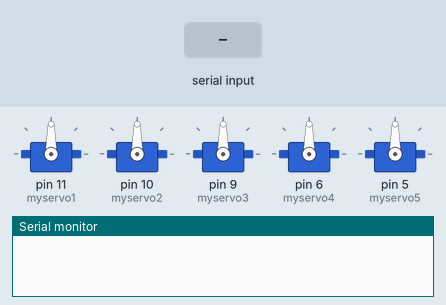
The sketch below on a simulated Arduino Uno, built with avr-gcc and run on an emulated ATmega328P. Parts: 5 × servo, the last lines printed to the serial monitor. The inputs (shaded band) are chosen by the test bench.

Above: at 1.2 s.
1.3 s: "1" received over the second serial link
At 3.5 s:
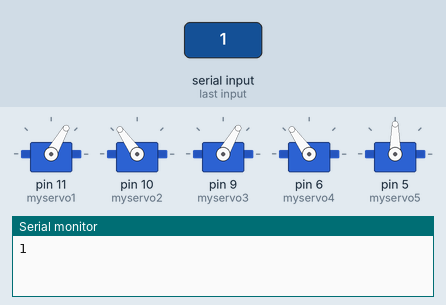
3.8 s: "2" received over the second serial link
At 5.6 s:
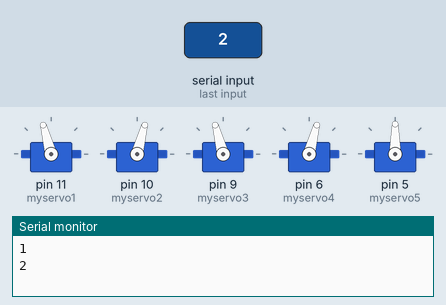
6.3 s: "3" received over the second serial link
At 8.4 s:
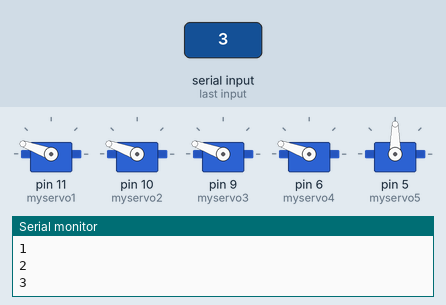
8.7 s: "4" received over the second serial link
At 10.5 s:
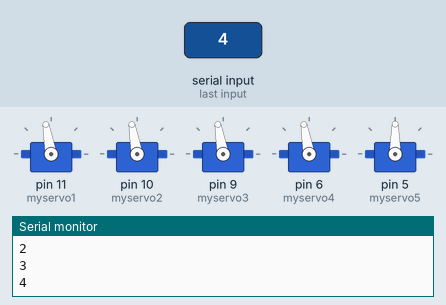
11.1 s: "5" received over the second serial link
At 13.5 s:
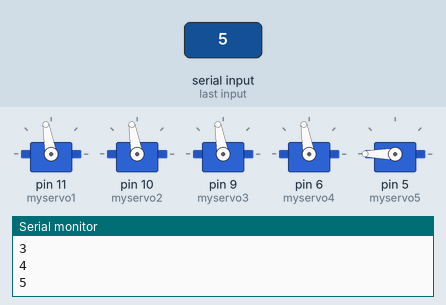
15.6 s: "1" received over the second serial link
At 18.5 s:
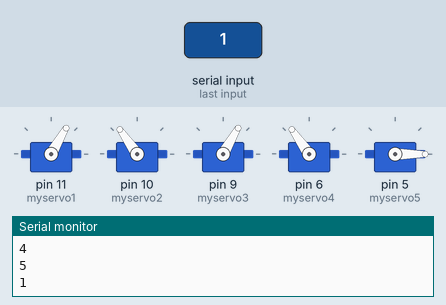
Timing chart, 0 to 19.6 s (numbered marks = the images above; inputs shaded):
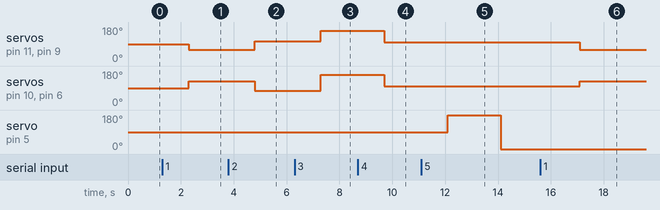

Measured:
- after the input at 1.3 s, servo on pin 11 (myservo1), servo on pin 9 (myservo3): 90° → 60° after 1.0 s; servo on pin 10 (myservo2), servo on pin 6 (myservo4): 90° → 125° after 1.0 s
- after the input at 3.8 s, servo on pin 11 (myservo1), servo on pin 9 (myservo3): 60° → 105° after 1.0 s; servo on pin 10 (myservo2), servo on pin 6 (myservo4): 125° → 75° after 1.0 s
- after the input at 6.3 s, servo on pin 11 (myservo1), servo on pin 9 (myservo3): 105° → 160° after 1.0 s; servo on pin 10 (myservo2), servo on pin 6 (myservo4): 75° → 160° after 1.0 s
- after the input at 8.7 s, servo on pin 11 (myservo1), servo on pin 10 (myservo2), servo on pin 9 (myservo3), servo on pin 6 (myservo4): 160° → 100° after 1.0 s
- after the input at 11.1 s, servo on pin 5 (myservo5): 90° → 180° after 1.0 s, → 0° 2.0 s later
- after the input at 15.6 s, servo on pin 11 (myservo1), servo on pin 9 (myservo3): 100° → 60° after 1.5 s; servo on pin 10 (myservo2), servo on pin 6 (myservo4): 100° → 125° after 1.5 s

The sketch:

SORT_Kevin.ino
```cpp
#include <SoftwareSerial.h>

#include <Servo.h>

Servo myservo1;// create servo object to control a servo
Servo myservo2;
Servo myservo3;
Servo myservo4;
Servo myservo5;

SoftwareSerial BT(8,7);
String BT_input;
int s=30;

void setup() {
  Serial.begin(38400);
  BT.begin(38400);
  myservo1.attach(11);  //front right servo
  myservo2.attach(10);  //front left servo
  myservo3.attach(9);  //back right servo
  myservo4.attach(6);  //back left servo
  myservo5.attach(5); //bucket servo
}

void loop() {

  if (BT.available()){
    BT_input=BT.readString();
    Serial.println(BT_input);
    if (BT_input=="1")
    {
      forward();
    }
    else if (BT_input=="2")
    {
      backward();
    }
    else if (BT_input=="3")
    {
      turn_cw();
    }
    else if (BT_input=="4")
    {
      turn_ccw();
    }
    else if (BT_input=="5")
    {
      bucket();
    }
    else
    {
      pause();
    }
  }
}

void backward(){
  myservo1.write(90+(s-15));
  myservo2.write(90-(s-15));
  myservo3.write(90+(s-15));
  myservo4.write(90-(s-15));
}

void forward(){
  myservo1.write(90-s);
  myservo2.write(95+s);
  myservo3.write(90-s);
  myservo4.write(95+s);
}

void turn_ccw(){
  myservo1.write(130-s);
  myservo2.write(130-s);
  myservo3.write(130-s);
  myservo4.write(130-s);
}

void turn_cw(){
  myservo1.write(130+s);
  myservo2.write(130+s);
  myservo3.write(130+s);
  myservo4.write(130+s);
}

void bucket(){
  myservo5.write(45);
  myservo5.write(90);
  myservo5.write(135);
  myservo5.write(180);
  delay(2000);
  myservo5.write(135);
  myservo5.write(90);
  myservo5.write(45);
  myservo5.write(0);
  delay(2000);
}
void pause(){
  myservo1.write(90);
  myservo2.write(90);
  myservo3.write(90);
  myservo4.write(90);
}
```
